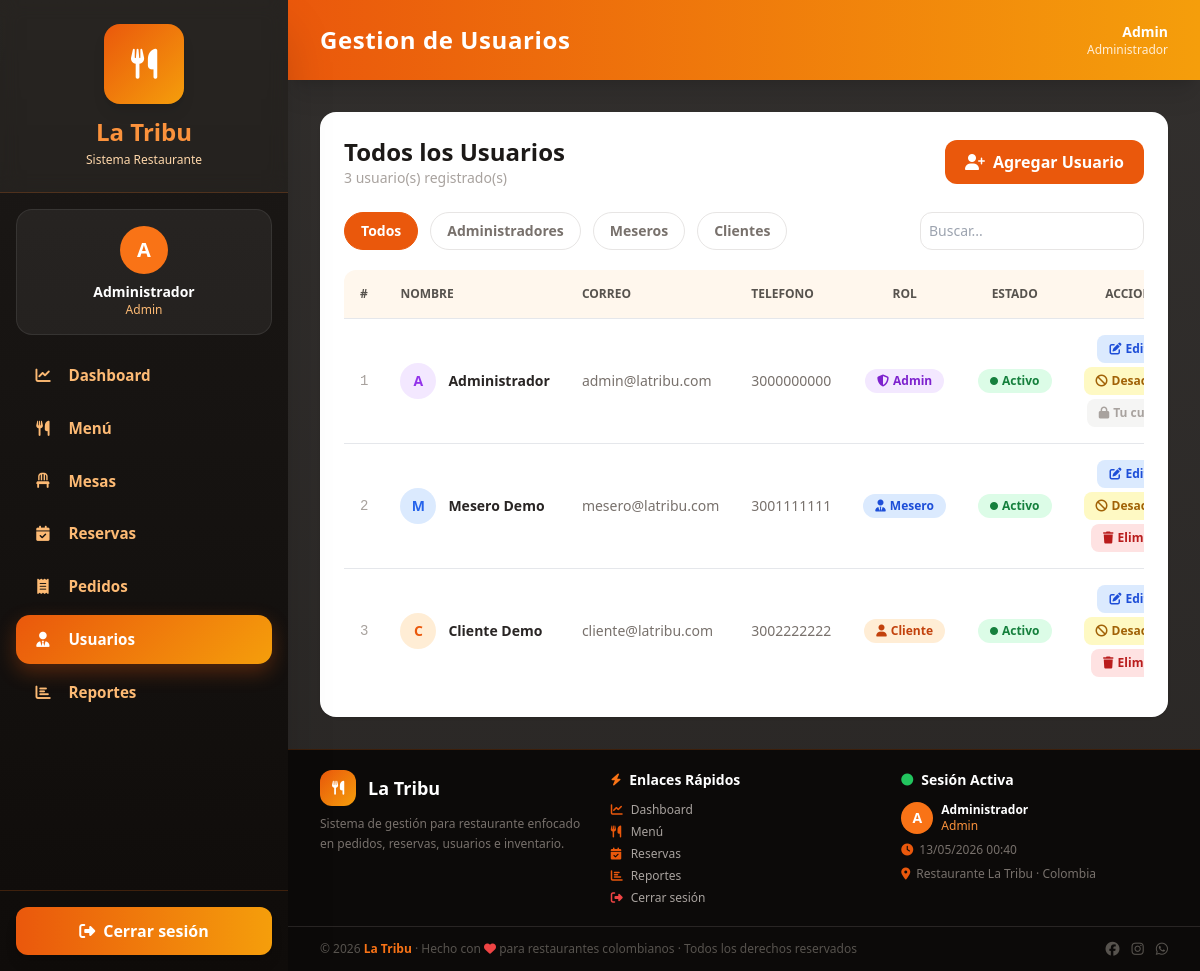
The page /views/dashboard/admin_usuarios.php (signed in) on the database its author committed.
### tables this page shows
CREATE TABLE usuario (
  id_usuario INT PRIMARY KEY AUTO_INCREMENT,
  nombre VARCHAR(80) NOT NULL,
  correo VARCHAR(80) NOT NULL UNIQUE,
  telefono VARCHAR(20),
  password VARCHAR(255) NOT NULL,
  role ENUM('admin','mesero','cliente') NOT NULL DEFAULT 'cliente',
  activo TINYINT(1) NOT NULL DEFAULT 1,
  created_at TIMESTAMP DEFAULT CURRENT_TIMESTAMP
);

### views/dashboard/admin_usuarios.php (the view, shortened to what the rows shown need)
<?php
require_once __DIR__ . '/../../models/UsuarioAdmin.php';
$db    = (new Database())->conectar();
$model = new UsuarioAdmin($db);
$usuarios = $model->obtenerTodos();
$titulo = 'Gestion de Usuarios';
require_once __DIR__ . '/../layouts/header.php';
require_once __DIR__ . '/../layouts/sidebar.php';
?>
<div class="bg-white rounded-2xl shadow p-6">
    <div class="flex flex-col sm:flex-row sm:items-center sm:justify-between gap-4 mb-6">
        <div>
            <h2 class="text-2xl font-black text-stone-900">Todos los Usuarios</h2>
        </div>
    </div>
    <div class="overflow-x-auto">
        <table class="w-full text-left text-sm">
            <thead class="bg-orange-50 text-stone-600 uppercase text-xs font-bold">
                <tr>
                    <th class="p-4 rounded-tl-xl">#</th>
                    <th class="p-4">Nombre</th>
                    <th class="p-4">Correo</th>
                    <th class="p-4">Telefono</th>
                    <th class="p-4 text-center">Rol</th>
                    <th class="p-4 text-center">Estado</th>
                    <th class="p-4 rounded-tr-xl text-center">Acciones</th>
                </tr>
            </thead>
            <tbody id="cuerpoTabla">
            <?php if (empty($usuarios)): ?>
                <tr><td colspan="7" class="p-8 text-center text-stone-400">No hay usuarios registrados.</td></tr>
            <?php else: ?>
                <?php $i = 1; foreach ($usuarios as $u): ?>
                <tr class="border-t hover:bg-orange-50 transition fila-usuario" data-rol="<?= htmlspecialchars($u['role']) ?>">
                    <td class="p-4 text-stone-400 font-mono"><?= $i++ ?></td>
                    <td class="p-4">
                        <div class="flex items-center gap-3">
                            <div class="w-9 h-9 rounded-full flex items-center justify-center font-black text-sm
                                <?= $u['role'] === 'admin' ? 'bg-purple-100 text-purple-600' : ($u['role'] === 'mesero' ? 'bg-blue-100 text-blue-600' : 'bg-orange-100 text-orange-600') ?>">
                                <?= strtoupper(substr($u['nombre'], 0, 1)) ?>
                            </div>
                            <span class="font-bold text-stone-800"><?= htmlspecialchars($u['nombre']) ?></span>
                        </div>
                    </td>
                    <td class="p-4 text-stone-500"><?= htmlspecialchars($u['correo']) ?></td>
                    <td class="p-4 text-stone-500"><?= htmlspecialchars($u['telefono'] ?? '-') ?></td>
                    <td class="p-4 text-center">
                        <?php if ($u['role'] === 'admin'): ?>
                            <span class="inline-flex items-center gap-1 bg-purple-100 text-purple-700 text-xs font-bold px-3 py-1 rounded-full">
                                <i class="fa-solid fa-shield-halved"></i> Admin
                            </span>
                        <?php elseif ($u['role'] === 'mesero'): ?>
                            <span class="inline-flex items-center gap-1 bg-blue-100 text-blue-700 text-xs font-bold px-3 py-1 rounded-full">
                                <i class="fa-solid fa-user-tie"></i> Mesero
                            </span>
                        <?php else: ?>
                            <span class="inline-flex items-center gap-1 bg-orange-100 text-orange-700 text-xs font-bold px-3 py-1 rounded-full">
                                <i class="fa-solid fa-user"></i> Cliente
                            </span>
                        <?php endif; ?>
                    </td>
                    <td class="p-4 text-center">
                        <?php if ((int)($u['activo'] ?? 1) === 1): ?>
                            <span class="inline-flex items-center gap-1 bg-green-100 text-green-700 text-xs font-bold px-3 py-1 rounded-full">
                                <i class="fa-solid fa-circle text-[8px]"></i> Activo
                            </span>
                        <?php else: ?>
                            <span class="inline-flex items-center gap-1 bg-stone-100 text-stone-500 text-xs font-bold px-3 py-1 rounded-full">
                                <i class="fa-solid fa-circle text-[8px]"></i> Inactivo
                            </span>
                        <?php endif; ?>
                    </td>
                    <td class="p-4 text-center">
                        <div class="flex items-center justify-center gap-1 flex-wrap">
                            <button onclick="abrirEditar(
                                    <?= (int)$u['id_usuario'] ?>,
                                    <?= htmlspecialchars(json_encode($u['nombre']),    ENT_QUOTES) ?>,
                                    <?= htmlspecialchars(json_encode($u['correo']),    ENT_QUOTES) ?>,
                                    <?= htmlspecialchars(json_encode($u['telefono'] ?? ''), ENT_QUOTES) ?>,
                                    <?= htmlspecialchars(json_encode($u['role']),      ENT_QUOTES) ?>
                                )"
                                class="inline-flex items-center gap-1 bg-blue-100 hover:bg-blue-200 text-blue-700 font-bold px-3 py-1.5 rounded-lg transition text-xs">
                                <i class="fa-solid fa-pen-to-square"></i> Editar
                            </button>
                            <form method="POST" class="inline">
                                <?php if ((int)($u['activo'] ?? 1) === 1): ?>
                                    <button type="submit" class="inline-flex items-center gap-1 bg-yellow-100 hover:bg-yellow-200 text-yellow-700 font-bold px-3 py-1.5 rounded-lg transition text-xs">
                                        <i class="fa-solid fa-ban"></i> Desactivar
                                    </button>
                                <?php else: ?>
                                    <button type="submit" class="inline-flex items-center gap-1 bg-green-100 hover:bg-green-200 text-green-700 font-bold px-3 py-1.5 rounded-lg transition text-xs">
                                        <i class="fa-solid fa-circle-check"></i> Activar
                                    </button>
                                <?php endif; ?>
                            </form>
                            <?php $sesionId = (int)($_SESSION['usuario']['id_usuario'] ?? 0); ?>
                            <?php if ((int)$u['id_usuario'] !== $sesionId): ?>
                            <button onclick="abrirEliminar(<?= (int)$u['id_usuario'] ?>, <?= htmlspecialchars(json_encode($u['nombre']), ENT_QUOTES) ?>)"
                                class="inline-flex items-center gap-1 bg-red-100 hover:bg-red-200 text-red-700 font-bold px-3 py-1.5 rounded-lg transition text-xs">
                                <i class="fa-solid fa-trash"></i> Eliminar
                            </button>
                            <?php else: ?>
                            <span class="inline-flex items-center gap-1 bg-stone-100 text-stone-400 px-3 py-1.5 rounded-lg text-xs font-bold cursor-not-allowed" title="No puedes eliminar tu propia cuenta">
                                <i class="fa-solid fa-lock"></i> Tu cuenta
                            </span>
                            <?php endif; ?>
                        </div>
                    </td>
                </tr>
                <?php endforeach; ?>
            <?php endif; ?>
            </tbody>
        </table>
    </div>
</div>
<?php require_once __DIR__ . '/../layouts/footer.php'; ?>

### views/layouts/sidebar.php (shortened to what the rows shown need)
<?php
$usuario = $_SESSION['usuario'] ?? [];
$rol     = $usuario['role']    ?? 'invitado';
$nombre  = $usuario['nombre']  ?? 'Usuario';
?>
<aside id="sidebar" class="sidebar-bg text-white shadow-2xl hidden md:flex flex-col">
    <div class="p-6 text-center glass-header border-b border-orange-500/20 flex-shrink-0">
        <h2 class="text-2xl font-black text-orange-400">La Tribu</h2>
    </div>
    <div class="p-4 flex-shrink-0">
        <div class="user-box rounded-2xl p-4 text-center">
            <div class="w-12 h-12 mx-auto mb-2 rounded-full bg-orange-500 text-white flex items-center justify-center text-xl font-bold">
                <?= strtoupper(substr($nombre, 0, 1)) ?>
            </div>
            <p class="font-bold text-sm"><?= htmlspecialchars($nombre) ?></p>
            <p class="text-xs text-orange-300"><?= htmlspecialchars(ucfirst($rol)) ?></p>
        </div>
    </div>
</aside>
<div id="col-right">
    <header id="top-header" class="bg-gradient-to-r from-orange-600 to-amber-500 h-20 px-8 flex justify-between items-center text-white shadow-xl">
        <h1 class="text-2xl font-bold tracking-wide">
            <?= htmlspecialchars($titulo) ?>
        </h1>
        <div class="text-right">
            <div class="font-black text-sm"><?= htmlspecialchars(ucfirst($rol)) ?></div>
            <div class="text-xs text-orange-100"><?= htmlspecialchars($nombre) ?></div>
        </div>
    </header>
    <div id="content-area">

### views/layouts/footer.php (shortened to what the rows shown need)
    </div>
    <footer id="bottom-footer" class="bg-stone-950 text-stone-400 border-t border-orange-500/20 flex-shrink-0">
        <div class="px-8 py-5 grid grid-cols-1 sm:grid-cols-3 gap-6 border-b border-stone-800">
            <div>
                <div class="space-y-2 text-xs">
                    <div class="flex items-center gap-2">
                        <div class="w-8 h-8 rounded-full bg-orange-500 text-white flex items-center justify-center font-black text-sm flex-shrink-0">
                            <?= strtoupper(substr($nombre ?? 'U', 0, 1)) ?>
                        </div>
                        <div>
                            <p class="text-white font-bold"><?= htmlspecialchars($nombre ?? '') ?></p>
                            <p class="text-orange-400"><?= htmlspecialchars(ucfirst($rol ?? '')) ?></p>
                        </div>
                    </div>
                </div>
            </div>
        </div>
    </footer>
</div>
</div>
</body>
</html>

### rows shown on the page
usuario: nombre "A", nombre "Administrador", role "Admin", correo "admin@latribu.com", telefono "3000000000", activo 1 (drawn), shows "Tu…"
usuario: nombre "M", nombre "Mesero Demo", correo "mesero@latribu.com", telefono "3001111111", role "mesero" (drawn), activo 1 (drawn)
usuario: nombre "C", nombre "Cliente Demo", correo "cliente@latribu.com", telefono "3002222222", role "cliente" (drawn), activo 1 (drawn)

### other values the page prints
$titulo "Gestion de Usuarios"
count($usuarios) "3"
